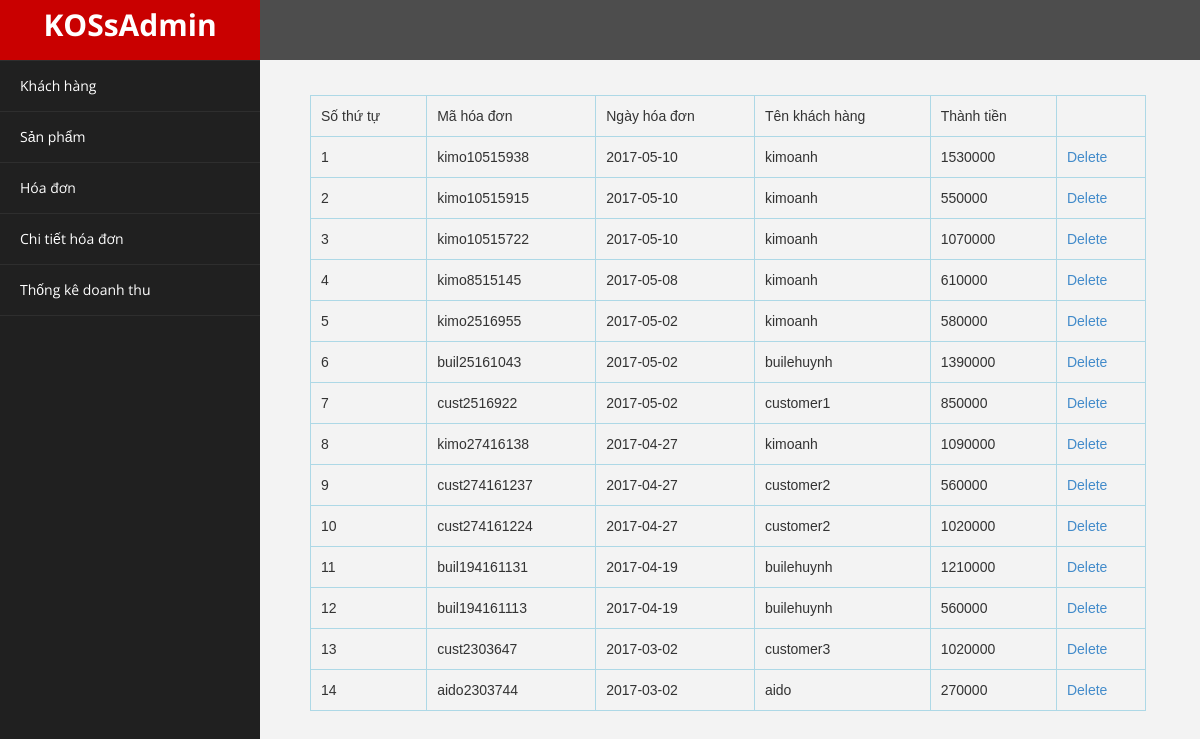
/admin/upload/admin_bill.php (signed in), run on the app's committed database.
### tables this page shows
CREATE TABLE `hoadon` (
  `MaHoaDon` char(14) NOT NULL,
  `NgayHoaDon` date NOT NULL,
  `TenKhachHang` varchar(50) NOT NULL,
  `ThanhTien` int(11) NOT NULL
);

### admin/upload/admin_bill.php (the view, shortened to what this page needs)
<?php
	require 'database_config.php';
	if(isset($_SESSION['username_admin']))
	{
?>
		<table>
			<tr>
				<td>Số thứ tự</td>
				<td>Mã hóa đơn</td>
				<td>Ngày hóa đơn</td>
				<td>Tên khách hàng</td>
				<td>Thành tiền</td>
				<td></td>
			</tr>
<?php
		$sql = "SELECT * FROM hoadon ORDER BY NgayHoaDon DESC";
		$result = $conn->query($sql);
		if(mysqli_num_rows($result) == 0)
		{
			echo "<tr><td colspan=8 align=center>Chưa có hóa đơn nào</td></tr>";
		}
		else
		{
			$stt = 0;
			while($row = mysqli_fetch_array($result))
			{
				$stt++;
				echo "<tr><form action='edit_user.php' method='get'>";
				echo "<td>".$stt."</td>";
				echo "<td>".$row['MaHoaDon']."</td>";
				echo "<td>".$row['NgayHoaDon']."</td>";
				echo "<td>".$row['TenKhachHang']."</td>";
				echo "<td>".$row['ThanhTien']."</td>";
				echo "<td><a href='del_bill.php?MaHoaDon=".$row['MaHoaDon']."'>Delete</a></td>";
				echo "</tr>";
			}
		}
	}
?>
</table>

### admin/assets/css/custom.css (style rules this page uses)
body { font-family: 'Open Sans', sans-serif; }
#wrapper { width: 100%; background:#202020; }
#page-wrapper { padding: 15px 15px; min-height: 600px; background:#F3F3F3; }
.text-center { text-align:center; }
.navbar-cls-top .navbar-brand { color: #fff; background: #C90000; width: 260px; text-align: center; height: 60px; font-size: 30px; font-weight: 700; }
.sidebar-collapse , .sidebar-collapse .nav { background:none; }
.sidebar-collapse .nav { padding:0; }
.sidebar-collapse .nav > li > a { color:#fff; background:#202020; text-shadow:none; }
.sidebar-collapse > .nav > li > a { padding:15px 10px; }
.sidebar-collapse > .nav > li { border-bottom: 1px solid rgba(107, 108, 109, 0.19); }
.navbar-side { border:none; background-color: #202020; }
.navbar-cls-top { background:#4D4D4D; border-bottom:none; }
.navbar-default { border:0px solid black; }
.navbar-header { background: #A70303; }
@media (min-width:768px) { #page-wrapper { margin: 0 0 0 260px; padding: 15px 30px; min-height: 1200px; } }
@media (min-width:768px) { .navbar-side { z-index: 1; position: absolute; width: 260px; } }
@media (min-width:768px) { .navbar { border-radius: 0px; } }

### admin/upload/admin_bill.php (style rules this page uses)
table { font-family: arial, sans-serif; border-collapse: collapse; width: 95%; }
table, td, th { border: 1px solid lightblue; padding: 10px; margin: 20px; }

### data on the page
hoadon: MaHoaDon "kimo10515938", NgayHoaDon "2017-05-10", TenKhachHang "kimoanh", ThanhTien "1530000"
hoadon: MaHoaDon "kimo10515915", NgayHoaDon "2017-05-10", TenKhachHang "kimoanh", ThanhTien "550000"
hoadon: MaHoaDon "kimo10515722", NgayHoaDon "2017-05-10", TenKhachHang "kimoanh", ThanhTien "1070000"
hoadon: MaHoaDon "kimo8515145", NgayHoaDon "2017-05-08", TenKhachHang "kimoanh", ThanhTien "610000"
hoadon: MaHoaDon "kimo2516955", NgayHoaDon "2017-05-02", TenKhachHang "kimoanh", ThanhTien "580000"
hoadon: MaHoaDon "buil25161043", NgayHoaDon "2017-05-02", TenKhachHang "builehuynh", ThanhTien "1390000"
hoadon: MaHoaDon "cust2516922", NgayHoaDon "2017-05-02", TenKhachHang "customer1", ThanhTien "850000"
hoadon: MaHoaDon "kimo27416138", NgayHoaDon "2017-04-27", TenKhachHang "kimoanh", ThanhTien "1090000"
hoadon: MaHoaDon "cust274161237", NgayHoaDon "2017-04-27", TenKhachHang "customer2", ThanhTien "560000"
hoadon: MaHoaDon "cust274161224", NgayHoaDon "2017-04-27", TenKhachHang "customer2", ThanhTien "1020000"
hoadon: MaHoaDon "buil194161131", NgayHoaDon "2017-04-19", TenKhachHang "builehuynh", ThanhTien "1210000"
hoadon: MaHoaDon "buil194161113", NgayHoaDon "2017-04-19", TenKhachHang "builehuynh", ThanhTien "560000"
hoadon: MaHoaDon "cust2303647", NgayHoaDon "2017-03-02", TenKhachHang "customer3", ThanhTien "1020000"
hoadon: MaHoaDon "aido2303744", NgayHoaDon "2017-03-02", TenKhachHang "aido", ThanhTien "270000"
